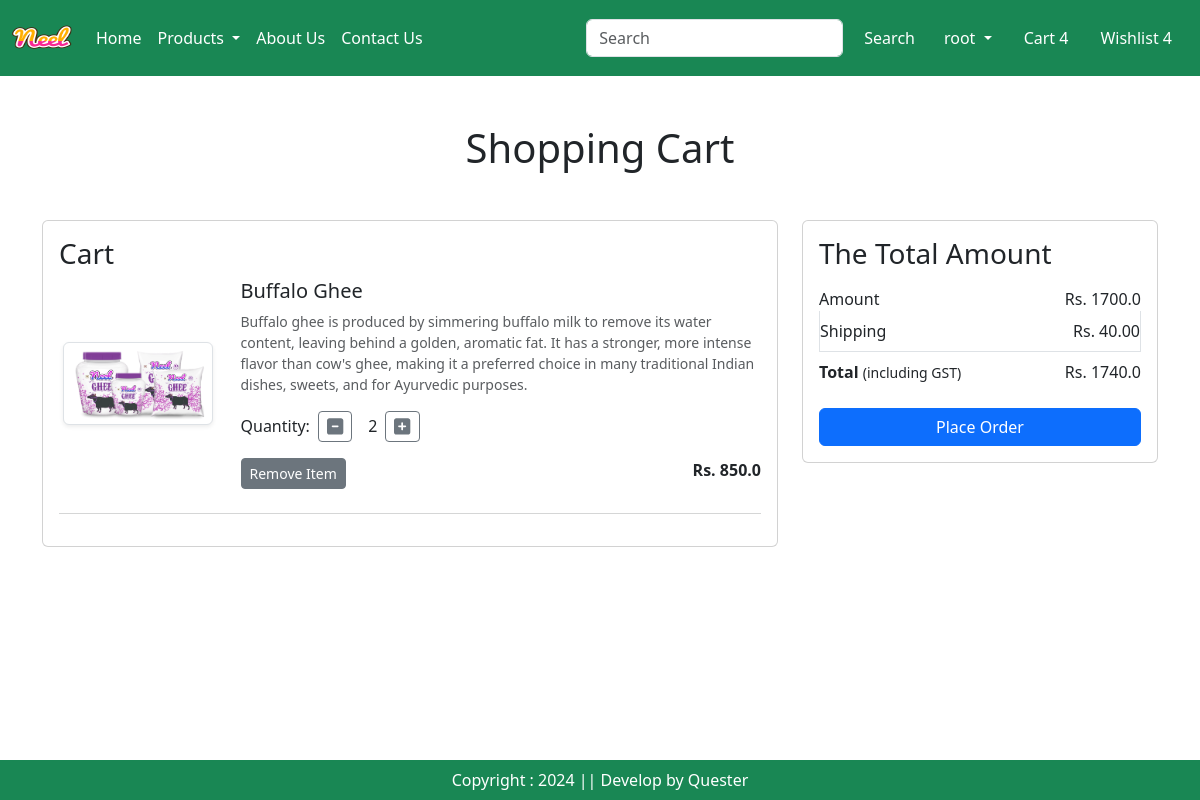
The app's page /cart/ (signed in) with its own data.
### app/models.py (models this page shows, shortened)
class Cart(models.Model):
  user = models.ForeignKey(User, on_delete=models.CASCADE)
  product = models.ForeignKey(Product, on_delete=models.CASCADE)
  quantity = models.PositiveIntegerField(default=1)

class Product(models.Model):
  title = models.CharField(max_length=100)
  selling_price = models.FloatField()
  discounted_price = models.FloatField()
  description = models.TextField()
  composition = models.TextField(default='')
  prodapp = models.TextField(default='')
  category = models.CharField(choices=CATEGORY_CHOICES, max_length=2)
  product_image = models.ImageField(upload_to='product')

### app/views.py (the view)
# urls.py: path('cart/', views.show_cart, name='showCart'),
def show_cart(request):
  user = request.user
  cart = Cart.objects.filter(user=user)
  amount = 0
  for p in cart:
    value = p.quantity * p.product.discounted_price
    amount = amount + value
  totalamount = amount + 40
  return render(request, 'app/addToCart.html',locals())

### app/templates/app/addToCart.html (shortened to what this page needs)
{% extends "app/base.html" %}
{% load static %}
{% block main-content %}
<div class="container my-5">
  <div class="row">
      {% if cart %}
          <h1 class="text-center mb-5">Shopping Cart</h1>
          <div class="col-md-8">
              <div class="card">
                  <div class="card-body">
                      <h3>Cart</h3>
                      {% for item in cart %}
                      <div class="row mb-4">
                          <div class="col-sm-3 text-center align-self-center">
                              <img src="{{ item.product.product_image.url }}" alt="productImage" class="img-fluid img-thumbnail shadow-sm" height="150" width="150" />
                          </div>
                          <div class="col-sm-9">
                              <h5>{{ item.product.title }}</h5>
                              <p class="mb-2 text-muted small">{{ item.product.description }}</p>
                              <div class="d-flex align-items-center my-3">
                                  <label for="quantity" class="me-2">Quantity:</label>
                                  <a class="minus-cart btn btn-sm btn-outline-secondary me-2" pid="{{ item.product.id }}">
                                      <i class="fas fa-minus-square fa-lg"></i>
                                  </a>
                                  <span id="quantity" class="mx-2">{{ item.quantity }}</span>
                                  <a class="plus-cart btn btn-sm btn-outline-secondary" pid="{{ item.product.id }}">
                                      <i class="fas fa-plus-square fa-lg"></i>
                                  </a>
                              </div>
                              <div class="d-flex justify-content-between">
                                  <a href="#" class="remove-cart btn btn-sm btn-secondary mr-3" pid="{{ item.product.id }}">Remove Item</a>
                                  <p class="mb-0"><strong>Rs. {{ item.product.discounted_price }}</strong></p>
                              </div>
                          </div>
                      </div>
                      <hr class="text-muted">
                      {% endfor %}
                  </div>
              </div>
          </div>
          <div class="col-md-4">
              <div class="card">
                  <div class="card-body">
                      <h3>The Total Amount</h3>
                      <ul class="list-group">
                          <li class="list-group-item d-flex justify-content-between align-items-center border-0 px-0 pb-0">
                              Amount <span id="amount">Rs. {{ amount }}</span>
                          </li>
                          <li class="list-group-item d-flex justify-content-between align-items-center px-0">
                              Shipping <span>Rs. 40.00</span>
                          </li>
                          <li class="list-group-item d-flex justify-content-between align-items-center border-0 px-0 mb-3">
                              <div>
                                  <strong>Total</strong> <small>(including GST)</small>
                              </div>
                              <span id="totalamount">Rs. {{ totalamount }}</span>
                          </li>
                      </ul>
                      <div class="d-grid">
                          <a href="{% url 'checkout' %}" class="btn btn-primary">Place Order</a>
                      </div>
                  </div>
              </div>
          </div>
      {% else %}
          <h1 class="text-center mb-5">Cart is Empty</h1>
      {% endif %}
  </div>
</div>
{% endblock main-content %}

### app/templates/app/base.html (shortened to what this page needs)
<!DOCTYPE html>
{% load static %}
<html lang="en">
<head>
    <link
        href="https://cdn.jsdelivr.net/npm/bootstrap@5.3.3/dist/css/bootstrap.min.css"
        rel="stylesheet"
    />
    <link rel="stylesheet" href="{% static 'app/css/owl.carousel.min.css' %}" />
    <link rel="stylesheet" href="{% static 'app/css/all.min.css' %}" />
    <link rel="stylesheet" href="{% static 'app/css/style.css' %}" />
</head>
<body>
    <nav class="navbar navbar-expand-lg navbar-dark bg-success">
        <div class="container-fluid">
            <a class="navbar-brand" href="#">
              <img src="{%static "app/images/neel.png"%}" width="60" height="50" />
            </a>
            <div class="collapse navbar-collapse" id="navbarSupportedContent">
                <ul class="navbar-nav me-auto mb-2 mb-lg-0">
                    {% if request.user.is_authenticated %}
                    <li class="nav-item">
                        <a class="nav-link active" aria-current="page" href="/">Home</a>
                    </li>
                    <li class="nav-item dropdown">
                      <a class="nav-link dropdown-toggle text-white" href="#" role="button" data-bs-toggle="dropdown" aria-expanded="false">
                          Products
                      </a>
                  </li>
                    <li class="nav-item">
                        <a class="nav-link text-white" href="{% url "about" %}">About Us</a>
                    </li>
                    <li class="nav-item">
                        <a class="nav-link text-white" href="{% url "contact" %}">Contact Us</a>
                    </li>
                </ul>
                <form class="d-flex" role="search">
                    <input class="form-control me-2" type="search" placeholder="Search" aria-label="Search">
                    <button class="btn btn-outline-success text-white" type="submit">Search</button>
                </form>
            </div>
            <ul class="navbar-nav me-auto mb-2 mb-lg-0">
              <li class="nav-item dropdown mx-2">
                <a class="nav-link dropdown-toggle text-white" href="#" role="button" id="profileDropdown" data-bs-toggle="dropdown" aria-expanded="false">
                    {{request.user.username}}
                </a>
            </li>
            <li class="nav-item mx-2">
              <a href="{% url "showCart" %}" class="nav-link text-white">Cart 4</a>
            </li>
            <li class="nav-item mx-2">
              <a href="#" class="nav-link text-white">Wishlist 4</a>
            </li>
            {% endif %}
            </ul>
        </div>
    </nav>
    {% block main-content %}{% endblock main-content %}
    <footer class="container-fluid bg-success text-center text-white fixed-bottom p-2 mt-5">
        Copyright : 2024 || Develop by Quester
    </footer>
</body>
</html>

### records on screen
Cart: product.product_image (picture), product "Buffalo Ghee", product.description "Buffalo ghee is produced by simmering buffalo milk to remove its water content, leaving behind a golden, aromatic fat. It has a stronger, more intense flavor than cow's ghee, making it a preferred choice in many traditional Indian dishes, sweets, and for Ayurvedic purposes.", quantity "2", product.discounted_price "850.0"

### other values on screen
{{ request.user.username }} "root"
{{ amount }} "1700.0"
{{ totalamount }} "1740.0"
